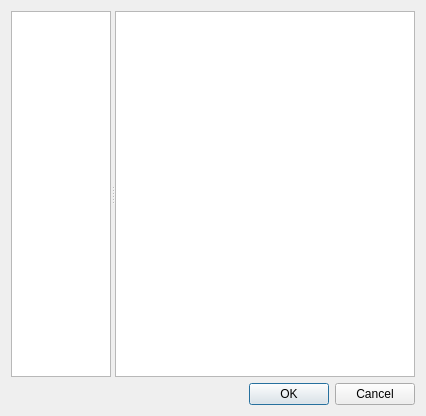
<?xml version="1.0" encoding="UTF-8"?>
<ui version="4.0">
 <class>SetUnitDialog</class>
 <widget class="QDialog" name="SetUnitDialog">
  <property name="geometry">
   <rect>
    <x>0</x>
    <y>0</y>
    <width>426</width>
    <height>416</height>
   </rect>
  </property>
  <property name="windowTitle">
   <string>Units</string>
  </property>
  <layout class="QVBoxLayout" name="verticalLayout">
   <item>
    <layout class="QHBoxLayout" name="horizontalLayout">
     <item>
      <widget class="QSplitter" name="splitter">
       <property name="orientation">
        <enum>Qt::Horizontal</enum>
       </property>
       <property name="childrenCollapsible">
        <bool>false</bool>
       </property>
       <widget class="QListWidget" name="systems">
        <property name="sizePolicy">
         <sizepolicy hsizetype="Preferred" vsizetype="Expanding">
          <horstretch>0</horstretch>
          <verstretch>0</verstretch>
         </sizepolicy>
        </property>
       </widget>
       <widget class="QListWidget" name="units">
        <property name="sizePolicy">
         <sizepolicy hsizetype="Minimum" vsizetype="Expanding">
          <horstretch>0</horstretch>
          <verstretch>0</verstretch>
         </sizepolicy>
        </property>
        <property name="minimumSize">
         <size>
          <width>300</width>
          <height>0</height>
         </size>
        </property>
       </widget>
      </widget>
     </item>
    </layout>
   </item>
   <item>
    <widget class="QDialogButtonBox" name="buttonBox">
     <property name="orientation">
      <enum>Qt::Horizontal</enum>
     </property>
     <property name="standardButtons">
      <set>QDialogButtonBox::Cancel|QDialogButtonBox::Ok</set>
     </property>
    </widget>
   </item>
  </layout>
 </widget>
 <resources/>
 <connections>
  <connection>
   <sender>buttonBox</sender>
   <signal>accepted()</signal>
   <receiver>SetUnitDialog</receiver>
   <slot>accept()</slot>
   <hints>
    <hint type="sourcelabel">
     <x>248</x>
     <y>254</y>
    </hint>
    <hint type="destinationlabel">
     <x>157</x>
     <y>274</y>
    </hint>
   </hints>
  </connection>
  <connection>
   <sender>buttonBox</sender>
   <signal>rejected()</signal>
   <receiver>SetUnitDialog</receiver>
   <slot>reject()</slot>
   <hints>
    <hint type="sourcelabel">
     <x>316</x>
     <y>260</y>
    </hint>
    <hint type="destinationlabel">
     <x>286</x>
     <y>274</y>
    </hint>
   </hints>
  </connection>
 </connections>
</ui>
